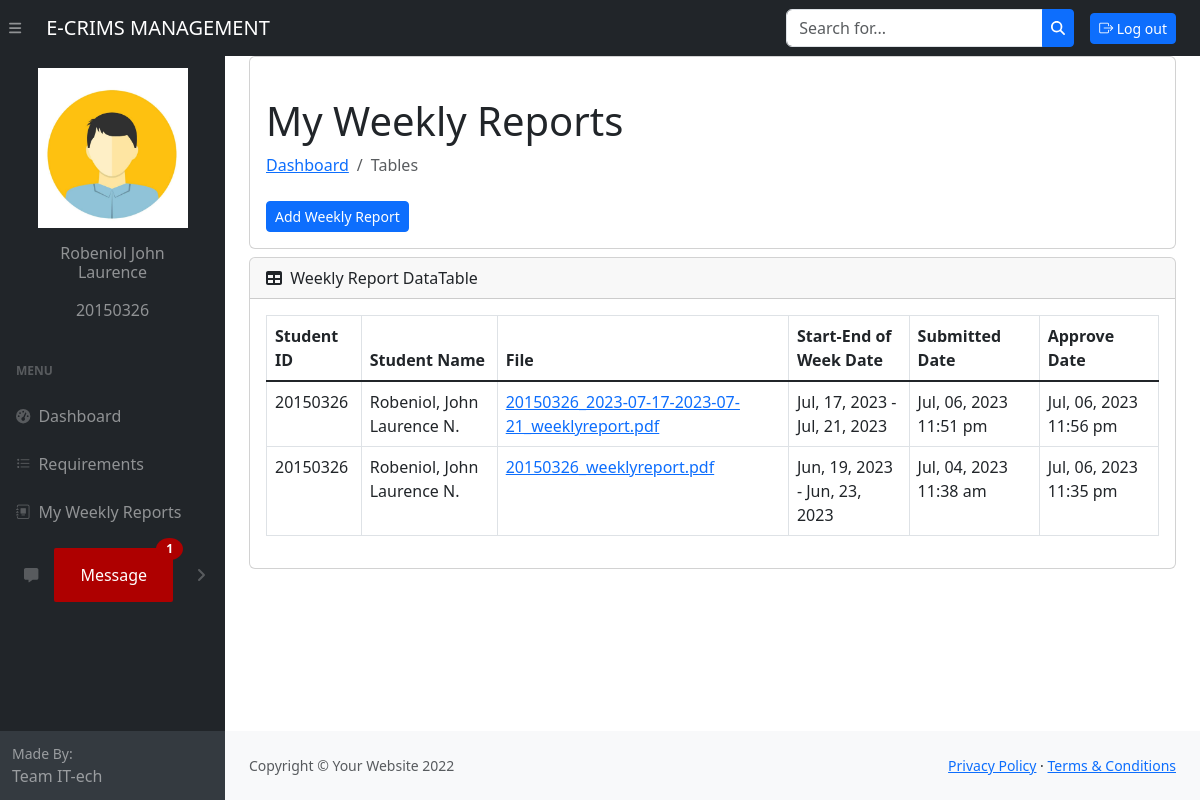
The page /student/week_accom.php (signed in) on the database its author committed.
### tables this page shows
CREATE TABLE `user_profile` (
  `id` int(11) NOT NULL,
  `std_id` int(10) NOT NULL,
  `profile` varchar(250) NOT NULL,
  `date_time` datetime NOT NULL DEFAULT current_timestamp()
);

CREATE TABLE `student_enroll` (
  `id` int(10) NOT NULL,
  `last_name` varchar(50) NOT NULL,
  `first_name` varchar(50) NOT NULL,
  `middle_name` varchar(50) NOT NULL,
  `suffix_name` varchar(10) NOT NULL,
  `email` varchar(250) NOT NULL,
  `password` varchar(50) NOT NULL,
  `status` varchar(11) NOT NULL,
  `time_date` datetime NOT NULL DEFAULT current_timestamp()
);

CREATE TABLE `week_accom` (
  `w_id` int(11) NOT NULL,
  `std_id` int(11) NOT NULL,
  `file_path` varchar(250) NOT NULL,
  `file_name` varchar(250) NOT NULL,
  `start_week` varchar(50) NOT NULL,
  `end_week` varchar(50) NOT NULL,
  `submit_date_time` varchar(50) NOT NULL,
  `date_time` datetime NOT NULL DEFAULT current_timestamp()
);

### student/week_accom.php (the view, shortened to what this page needs)
<!DOCTYPE html>
<html lang="en">
<head>
    <?php include 'head.php' ?>
</head>
<body class="sb-nav-fixed">
    <?php include 'header.php' ?>
    <div id="layoutSidenav">
        <?php include 'nav.php' ?>
        <div id="layoutSidenav_content">
            <main>
                <div class="container-fluid px-4">
                    <div class="card bg-white mb-2">
                        <div class="card-body">
                            <div class="align-self-center">
                                <h1 class="mt-4">My Weekly Reports</h1>
                                <ol class="breadcrumb mb-4">
                                    <li class="breadcrumb-item"><a href="index.php">Dashboard</a></li>
                                    <li class="breadcrumb-item active">Tables</li>
                                </ol>
                                <div class="col-lg-4 col-md-6">
                                    <button type="button" class="btn btn-primary btn-sm" data-toggle="modal" data-target="#addModal">Add Weekly Report </button>
                                </div>
                            </div>
                        </div>
                    </div>
                    <div class="card mb-4">
                        <div class="card-header">
                            <i class="fas fa-table me-1"></i>
                            Weekly Report DataTable
                        </div>
                        <div class="card-body">
                            <div class="table-responsive">
                                <table id="datatablesSimple" class="table table-bordered">
                                <thead>
                                    <tr>
                                        <th class="cell">Student ID</th>
                                        <th class="cell">Student Name</th>
                                        <th class="cell">File</th>
                                        <th class="cell">Start-End of Week Date</th>
                                        <th class="cell">Submitted Date</th>
                                        <th class="cell">Approve Date</th>
                                    </tr>
                                </thead>
                                <tbody>
                                    <?php
                                    include '../database/db_connect.php';
                                    $stdid = $_SESSION["user"];
                                    $sql = "SELECT * FROM week_accom JOIN student_enroll on week_accom.std_id=student_enroll.id where student_enroll.status !='1' AND student_enroll.id ='$stdid'  ORDER BY week_accom.date_time DESC;";
                                    $result = $mysqli->query($sql);
                                    while ($row = $result->fetch_assoc()) {
                                    ?>
                                        <tr>
                                            <td><?php echo $row['std_id']; ?></td>
                                            <td><?php echo $row['last_name'] . ", " . $row['first_name'] . " " . $row['middle_name'] . " " . $row['suffix_name']; ?></td>
                                            <div class="text- center">
                                            <td><a href="<?php echo $row['file_path']; ?>" target="_blank"><?php echo $row['file_name']; ?></a></td>
                                            </div>
                                            <td><?php echo date( "M, d, Y" ,strtotime($row['start_week']))   . " - " .date( "M, d, Y" ,strtotime($row['end_week'])) ; ?></td>
                                            <td><?php echo date( "M, d, Y g:i a" ,strtotime($row['submit_date_time'])); ?></td>
                                            <td><?php echo date( "M, d, Y g:i a" ,strtotime($row['date_time'])); ?></td>
                                        </tr>
                                    <?php
                                    }
                                    ?>
                                </tbody>
                            </table>
                            </div>
                        </div>
                    </div>
                </div>
            </main>
            <?php include 'footer.php' ?>
        </div>
    </div>
    <?php include 'script.php' ?>
</body>
</html>

### student/nav.php (shortened to what this page needs)
<?php
include '../database/db_connect.php';
$user = $_SESSION["user"];
$pdssql = "SELECT * from personal_sheet_db where std_id=$user";
$pds =  count($mysqli->query($pdssql)->fetch_all(MYSQLI_ASSOC));
$pcsql = "SELECT * from parent_con_db where std_id=$user";
$pc =  count($mysqli->query($pcsql)->fetch_all(MYSQLI_ASSOC));
$pisql = "SELECT * from philhealth_id_db where std_id=$user";
$pi =  count($mysqli->query($pisql)->fetch_all(MYSQLI_ASSOC));
$visql = "SELECT * from cer_vac_db where std_id=$user";
$vi =  count($mysqli->query($visql)->fetch_all(MYSQLI_ASSOC));
$ptsql = "SELECT * from pregnancy_db where std_id=$user";
$pt = count($mysqli->query($ptsql)->fetch_all(MYSQLI_ASSOC));
$totalRequirements = $pds + $pc + $pi + $vi + $pt;
$overAllRequirementCount = 5;
$pendingReq = $overAllRequirementCount - $totalRequirements;
$totalRequirementsBadge = $pendingReq > 0 ? "<span class='custom-badge custom-badge-danger'>$pendingReq</span>" : '';
?>
<!DOCTYPE html>
<html lang="en">
<head>
</head>
<body>
    <div id="layoutSidenav_nav">
        <nav class="sb-sidenav accordion sb-sidenav-dark" id="sidenavAccordion">
            <div class="sb-sidenav-menu">
                <div class="nav">
                    <?php
                    include '../database/db_connect.php';
                    $user = $_SESSION["user"];
                    $sql20 = "SELECT * from user_profile join student_enroll on user_profile.std_id=student_enroll.id Where user_profile.std_id=$user";
                    if ($result20 = $mysqli->query($sql20))
                        while ($row20 = $result20->fetch_assoc()) {
                    ?>
                        <a class="nav-link" href="profile.php">
                            <div class="container-sm">
                                <img src="<?php echo $row20['profile'] ?>" class="card-rounded mx-auto d-block" style="width: 150px; height: 160px;" alt="...">
                                <div class="card-body text-center">
                                    <h6 class="my-3"><?php echo $row20['last_name'] . " " . $row20['first_name'] ?></h6>
                                    <p class="card-text"><?php echo $row20['id'] ?></p>
                                </div>
                            </div>
                        </a>
                    <?php
                        }
                    ?>
                    <div class="sb-sidenav-menu-heading">MENU</div>
                    <a class="nav-link" href="index.php">
                        <div class="sb-nav-link-icon"><i class="fas fa-tachometer-alt"></i></div>
                        Dashboard
                    </a>
                    <a class="nav-link" href="requirements.php">
                        <div class="sb-nav-link-icon"><i class="bi bi-list-task"></i></div>
                        Requirements <?= $totalRequirementsBadge ?>
                    </a>
                    <a class="nav-link" href="week_accom.php">
                        <div class="sb-nav-link-icon"><i class="bi bi-journal-album"></i></i></div>
                        My Weekly Reports
                    </a>
                    <a class="nav-link collapsed" href="#" data-bs-toggle="collapse" data-bs-target="#collapseLayouts3" aria-expanded="false" aria-controls="collapseLayouts" onclick="toggleCollapse()">
                        <div class="sb-nav-link-icon btn-sm"><i class="fas fa-message"></i></div>
                        <?php
                        include '../database/db_connect.php';
                        $user = $_SESSION["user"];
                        $sql = "SELECT *, COUNT(*) AS unread_count FROM message_db WHERE send_to_id = $user AND is_read = '0'";
                        $result = $mysqli->query($sql);
                        $row = $result->fetch_assoc();
                        $unread_count = $row["unread_count"];
                        $message_id = $row["message_id"];
                        ?>
                        <div class="messageContainer" data-message-id="<?php echo $message_id; ?>">
                            <span class="badge" id="notificationCount"><?php echo $unread_count; ?></span>
                            Message
                        </div>
                        <div class="sb-sidenav-collapse-arrow"><i class="fas fa-angle-down"></i></div>
                    </a>
                </div>
            </div>
            <div class="sb-sidenav-footer">
                <div class="small">Made By:</div>
                Team IT-ech
            </div>
        </nav>
    </div>
</body>
</html>

### css/all.css (style rules this page uses)
.fa-angle-down:before { content: "\f107"; }
.fa-table:before { content: "\f0ce"; }

### rows shown on the page
user_profile: profile (picture), student_enroll.last_name "Robeniol", student_enroll.first_name "John Laurence", student_enroll.id "20150326"
week_accom: std "20150326", student_enroll.last_name "Robeniol", student_enroll.first_name "John Laurence", student_enroll.middle_name "N.", file_name "20150326_2023-07-17-2023-07-21_weeklyreport.pdf", start_week "Jul, 17, 2023", end_week "Jul, 21, 2023", submit_date_time "Jul, 06, 2023 11:51 pm", date_time "Jul, 06, 2023 11:56 pm"
week_accom: std "20150326", student_enroll.last_name "Robeniol", student_enroll.first_name "John Laurence", student_enroll.middle_name "N.", file_name "20150326_weeklyreport.pdf", start_week "Jun, 19, 2023", end_week "Jun, 23, 2023", submit_date_time "Jul, 04, 2023 11:38 am", date_time "Jul, 06, 2023 11:35 pm"

### other values the page prints
$unread_count "1"
